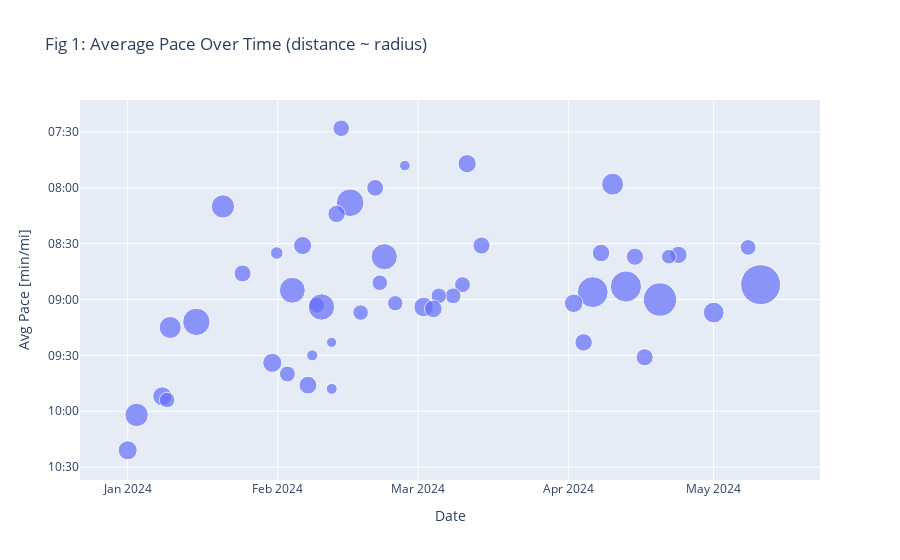

Write notebook code for a chart like this one.
### Code cell
import csv
import plotly.graph_objects as go
import math
import plotly.express as px
import numpy as np
import pandas as pd
from IPython.display import display

# Load the data
file_path = 'Garmin_clean7.csv'
df = pd.read_csv(file_path)

# Convert "Avg.Pace" to string (if necessary)
df['Avg.Pace'] = df['Avg.Pace'].astype(str)
df['Avg.Pace'] = '0:' + df['Avg.Pace']

df['Avg Moving Pace'] = pd.to_timedelta(df['Avg.Pace']).dt.total_seconds()

df['Date'] = pd.to_datetime(df['Date'])

# Filter out the specific run
pace_to_remove = '0:10:52'     # Replace with the specific pace you want to remove
df = df[~((df['Avg.Pace'] == pace_to_remove))]

# Creates the ticks for the average paces
def get_pace_ylabels(ymin=360, ymax=720, step=30):
    y_ticks = np.arange(ymin, ymax, step)
    labels = [
        f"{'{:02d}'.format(math.floor(y/60))}:{'{:02d}'.format(int(y%60))}"
        for y in y_ticks
    ]
    return y_ticks, labels

fig = go.Figure()

# Add a trace for average pace with size representing distance
fig.add_trace(go.Scatter(
    x=df['Date'], 
    y=df['Avg Moving Pace'], 
    mode='markers', 
    marker=dict(
        size=df['Distance'],  # Assume 'Distance' is a column in your DataFrame
        sizemode='area',
        sizeref=2.*max(df['Distance'])/(40.**2),
        sizemin=4
    ),
    text=df['Distance'].apply(lambda d: f"{d} miles") + '<br>' + df['Date'].apply(lambda d: d.strftime('%m-%d-%Y')),
    hoverinfo='text',
    name='Avg Pace'
    
))

# Get custom y-ticks and labels
y_ticks, y_labels = get_pace_ylabels()

# Customize the layout
fig.update_layout(
    title='Fig 1: Average Pace Over Time (distance ~ radius)',
    xaxis_title='Date',
    yaxis_title='Avg Pace [min/mi]',
    xaxis=dict(
        tickformat='%b %Y',
        tickmode='linear',
        tick0=df['Date'].min(),
        dtick="M1"  # Ensure the tick labels show every month
    ),
    yaxis=dict(
        tickmode='array',
        tickvals=y_ticks,
        ticktext=y_labels,
        autorange='reversed'  # Reverse the y-axis
    )
)
# Show the plot
fig.show()

### Figure 1 — Plotly figure (JSON) as saved in the notebook; plotly's stock layout.template omitted (floating-point values rounded to 4 significant figures)
{"data": [{"hoverinfo": "text", "marker": {"size": [9.05, 6.03, 4.56, 5.53, 1.86, 7.95, 4.7, 12.65, 8.95, 5, 4.83, 5.46, 4.11, 5.11, 2.59, 4.9, 3.61, 4.92, 11.33, 4.79, 4.01, 26.45, 4.16, 16.1, 11.12, 15.81, 4.2, 4.02, 18.54, 5.67, 3.91, 4, 6.31, 11.49, 5.2, 7.16, 4.01, 12.35, 8, 5.06, 1.73, 2.02, 4.88, 6.08, 4.19, 5.24, 2, 6, 4], "sizemin": 4, "sizemode": "area", "sizeref": 0.03306}, "mode": "markers", "name": "Avg Pace", "text": ["9.05 miles<br>01-04-2024", "6.03 miles<br>01-02-2024", "4.56 miles<br>02-15-2024", "5.53 miles<br>03-12-2024", "1.86 miles<br>02-28-2024", "7.95 miles<br>04-11-2024", "4.7 miles<br>02-22-2024", "12.65 miles<br>02-17-2024", "8.95 miles<br>01-22-2024", "5.0 miles<br>02-14-2024", "4.83 miles<br>03-15-2024", "5.46 miles<br>02-07-2024", "4.11 miles<br>05-09-2024", "5.11 miles<br>04-09-2024", "2.59 miles<br>02-02-2024", "4.9 miles<br>04-25-2024", "3.61 miles<br>04-23-2024", "4.92 miles<br>04-16-2024", "11.33 miles<br>02-24-2024", "4.79 miles<br>01-26-2024", "4.01 miles<br>02-23-2024", "26.45 miles<br>05-12-2024", "4.16 miles<br>03-11-2024", "16.1 miles<br>04-14-2024", "11.12 miles<br>02-05-2024", "15.81 miles<br>04-07-2024", "4.2 miles<br>03-09-2024", "4.02 miles<br>03-06-2024", "18.54 miles<br>04-21-2024", "5.67 miles<br>04-03-2024", "3.91 miles<br>02-26-2024", "4.0 miles<br>02-10-2024", "6.31 miles<br>03-03-2024", "11.49 miles<br>02-11-2024", "5.2 miles<br>03-05-2024", "7.16 miles<br>05-02-2024", "4.01 miles<br>02-19-2024", "12.35 miles<br>01-16-2024", "8.0 miles<br>01-11-2024", "5.06 miles<br>04-05-2024", "1.73 miles<br>02-13-2024", "2.02 miles<br>02-09-2024", "4.88 miles<br>04-18-2024", "6.08 miles<br>02-01-2024", "4.19 miles<br>02-04-2024", "5.24 miles<br>02-08-2024", "2.0 miles<br>02-13-2024", "6.0 miles<br>01-09-2024", "4.0 miles<br>01-10-2024"], "type": "scatter", "x": ["2024-01-04T10:13:59", "2024-01-02T13:47:02", "2024-02-15T16:15:37", "2024-03-12T16:19:48", "2024-02-28T19:35:52", "2024-04-11T17:15:03", "2024-02-22T16:28:19", "2024-02-17T12:19:41", "2024-01-22T05:53:57", "2024-02-14T17:14:36", "2024-03-15T15:17:14", "2024-02-07T16:45:19", "2024-05-09T16:49:20", "2024-04-09T07:58:14", "2024-02-02T08:40:45", "2024-04-25T07:55:01", "2024-04-23T07:59:14", "2024-04-16T07:54:45", "2024-02-24T13:40:09", "2024-01-26T07:10:24", "2024-02-23T15:24:44", "2024-05-12T07:00:04", "2024-03-11T17:17:27", "2024-04-14T11:18:07", "2024-02-05T13:42:59", "2024-04-07T14:42:42", "2024-03-09T18:43:40", "2024-03-06T19:56:21", "2024-04-21T12:11:30", "2024-04-03T16:20:58", "2024-02-26T19:59:40", "2024-02-10T15:01:15", "2024-03-03T16:33:29", "2024-02-11T14:10:29", "2024-03-05T16:45:59", "2024-05-02T14:24:41", "2024-02-19T16:26:36", "2024-01-16T18:10:23", "2024-01-11T08:32:24", "2024-04-05T17:30:25", "2024-02-13T16:18:35", "2024-02-09T16:40:29", "2024-04-18T07:57:40", "2024-02-01T10:27:31", "2024-02-04T13:34:21", "2024-02-08T19:21:49", "2024-02-13T17:17:00", "2024-01-09T17:12:00", "2024-01-10T17:10:30"], "y": [602, 621, 448, 467, 468, 478, 480, 488, 490, 494, 511, 511, 512, 515, 515, 516, 517, 517, 517, 526, 531, 532, 532, 533, 535, 536, 538, 538, 540, 542, 542, 543, 544, 544, 545, 547, 547, 552, 555, 563, 563, 570, 571, 574, 580, 586, 588, 592, 594]}], "layout": {"title": {"text": "Fig 1: Average Pace Over Time (distance ~ radius)"}, "xaxis": {"dtick": "M1", "tick0": "2024-01-02T13:47:02", "tickformat": "%b %Y", "tickmode": "linear", "title": {"text": "Date"}}, "yaxis": {"autorange": "reversed", "tickmode": "array", "ticktext": ["06:00", "06:30", "07:00", "07:30", "08:00", "08:30", "09:00", "09:30", "10:00", "10:30", "11:00", "11:30"], "tickvals": [360, 390, 420, 450, 480, 510, 540, 570, 600, 630, 660, 690], "title": {"text": "Avg Pace [min/mi]"}}}}
